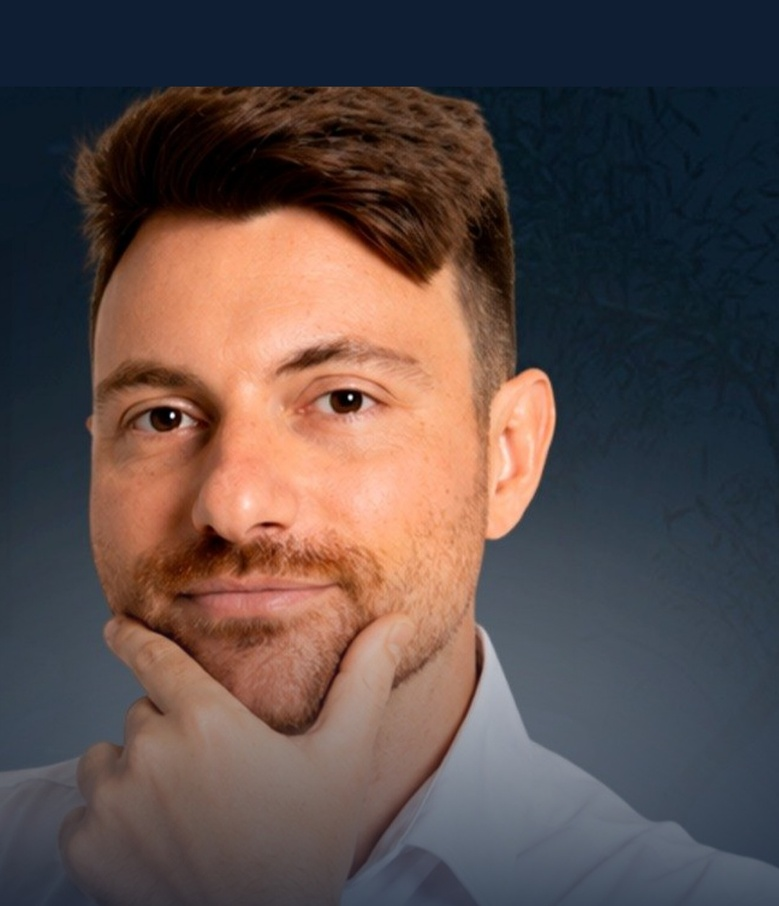
#> input picture editaveis/jean-crapanzani/jc-foto-short.jpg, 779 x 906 px, shrunk from 1080 x 1255 before the run
$ python -i rosto.py   (imports and definitions only)
#> lines starting #> are read from the running program, lines starting #| are printed output that depends on the picture
"""Devolve (cx, cy, w) do maior rosto num PNG recortado, em px da imagem."""
import cv2, sys, numpy as np, json
def rosto(p):
    im = cv2.imread(p, cv2.IMREAD_UNCHANGED)
#> im is the input picture: shape (906, 779, 3); mean B, G, R 73.7, 76.1, 91
    if im.shape[2] == 4:
        a = im[:, :, 3:4] / 255.0; im = (im[:, :, :3] * a + 110 * (1 - a)).astype(np.uint8)
    g = cv2.cvtColor(im, cv2.COLOR_BGR2GRAY)
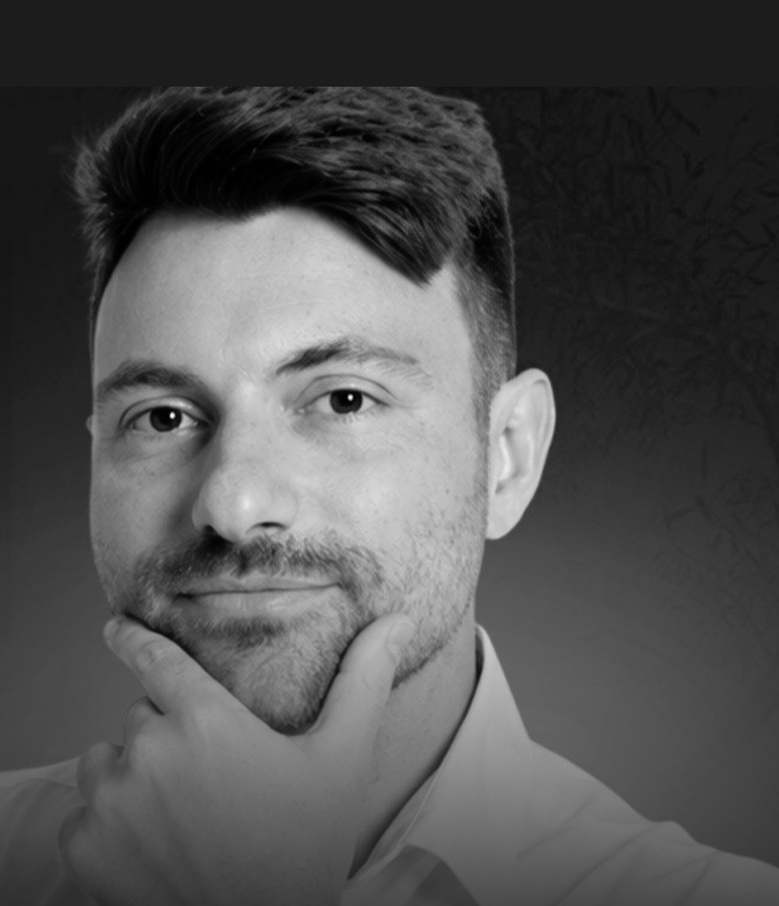
#> g: shape (906, 779); min 0, max 252, mean 80.3
    cas = cv2.CascadeClassifier(cv2.data.haarcascades + 'haarcascade_frontalface_default.xml')
    rs = cas.detectMultiScale(g, 1.1, 6, minSize=(60, 60))
#> rs = [[31, 227, 468, 468]]
    if len(rs) == 0: rs = cas.detectMultiScale(g, 1.05, 3, minSize=(60, 60))
    if len(rs) == 0:
        c2 = cv2.CascadeClassifier(cv2.data.haarcascades + 'haarcascade_frontalface_alt2.xml'); rs = c2.detectMultiScale(g, 1.05, 3, minSize=(60, 60))
    x, y, w, h = max(rs, key=lambda r: r[2] * r[3])
#> x = 31; y = 227; w = 468; h = 468
    return dict(cx=int(x + w / 2), cy=int(y + h / 2), w=int(w), W=im.shape[1], H=im.shape[0])
# [1 line not run here, left out]

>>> result = rosto('../../editaveis/jean-crapanzani/jc-foto-short.jpg')
#> result = {'cx': 265, 'cy': 461, 'w': 468, 'W': 779, 'H': 906}
